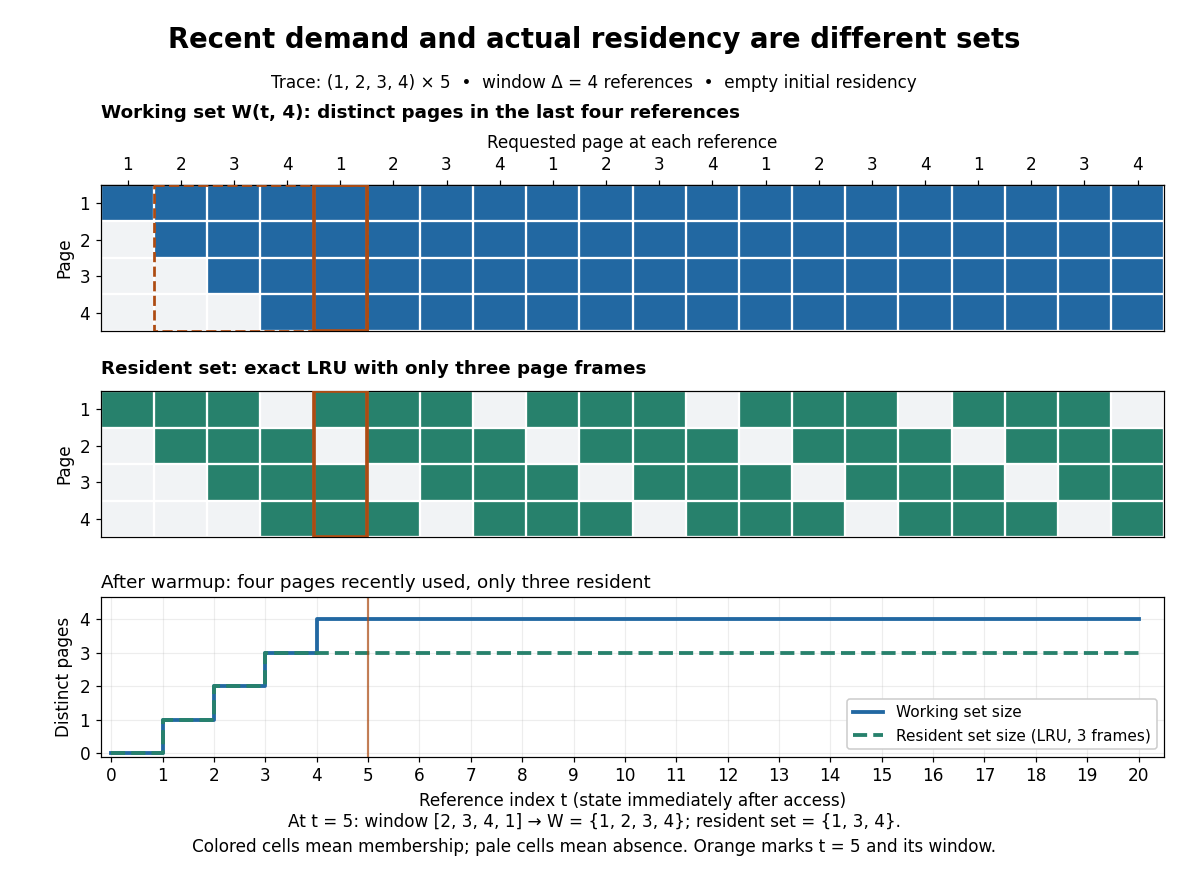

Write Python code to recreate this figure.
"""Illustrate a reference-count working set versus actual LRU residency.

Tested with Python 3.14.4, NumPy 2.3.5, Matplotlib 3.10.7.
Run from _media; writes the matching opaque white PNG to the current directory.
The window counts memory references, not elapsed clock time.
"""

from pathlib import Path

import matplotlib

matplotlib.use("Agg")
import matplotlib.pyplot as plt
from matplotlib.colors import ListedColormap
from matplotlib.patches import Rectangle
import numpy as np


def main():
    trace = [1, 2, 3, 4] * 5
    window = 4
    working_sets = [set(trace[max(0, t - window):t]) for t in range(1, 21)]
    resident_sets = []
    recency = []  # Oldest first; a hit also refreshes recency.
    for page in trace:
        if page in recency:
            recency.remove(page)
        elif len(recency) == 3:
            recency.pop(0)
        recency.append(page)
        resident_sets.append(set(recency))
    assert working_sets[4] == {1, 2, 3, 4}
    assert resident_sets[4] == {1, 3, 4}
    assert all(len(s) == 4 for s in working_sets[3:])
    assert all(len(s) == 3 for s in resident_sets[2:])

    plt.rcParams.update({"font.family": "DejaVu Sans", "font.size": 11})
    fig, axes = plt.subplots(3, 1, figsize=(10.8, 8.0), dpi=110,
                             gridspec_kw={"height_ratios": [1.1, 1.1, 1.2]})
    fig.patch.set_facecolor("white")
    fig.suptitle("Recent demand and actual residency are different sets",
                 fontsize=18, fontweight="bold", y=0.97)
    fig.text(0.5, 0.90, "Trace: (1, 2, 3, 4) × 5  •  window Δ = 4 references  •  empty initial residency",
             ha="center", fontsize=11)
    pages = np.arange(1, 5)
    for ax, sets, color, title in zip(
        axes[:2], [working_sets, resident_sets], ["#2268a2", "#27816c"],
        ["Working set W(t, 4): distinct pages in the last four references",
         "Resident set: exact LRU with only three page frames"],
    ):
        matrix = np.array([[int(page in current) for current in sets] for page in pages])
        ax.imshow(matrix, aspect="auto", interpolation="nearest",
                  cmap=ListedColormap(["#f1f3f5", color]), vmin=0, vmax=1,
                  extent=(0.5, 20.5, 4.5, 0.5))
        ax.set(yticks=pages, ylabel="Page", xticks=np.arange(1, 21))
        ax.set_title(title, loc="left", pad=11, fontsize=12, fontweight="bold")
        ax.set_xticks(np.arange(0.5, 21), minor=True)
        ax.set_yticks(np.arange(0.5, 5), minor=True)
        ax.grid(which="minor", color="white", linewidth=1.5)
        ax.tick_params(which="minor", length=0)
        ax.tick_params(axis="x", labelbottom=False, length=0)
        ax.add_patch(Rectangle((4.5, 0.5), 1, 4, fill=False,
                               edgecolor="#ad4b12", linewidth=2.4, zorder=5))
    top = axes[0].secondary_xaxis("top")
    top.set_xticks(np.arange(1, 21), labels=trace)
    top.set_xlabel("Requested page at each reference", labelpad=5)
    # The window after reference 5 comprises references 2, 3, 4, 5.
    axes[0].add_patch(Rectangle((1.5, 0.5), 4, 4, fill=False,
                                edgecolor="#ad4b12", linewidth=1.8, linestyle="--", zorder=5))
    times = np.arange(0, 21)
    axes[2].step(times, [0] + [len(s) for s in working_sets], where="post",
                 color="#2268a2", linewidth=2.5, label="Working set size")
    axes[2].step(times, [0] + [len(s) for s in resident_sets], where="post",
                 color="#27816c", linewidth=2.5, linestyle="--", label="Resident set size (LRU, 3 frames)")
    axes[2].axvline(5, color="#ad4b12", linewidth=1.4, alpha=0.7)
    axes[2].set(xlim=(-0.2, 20.5), ylim=(-0.1, 4.65), yticks=np.arange(0, 5),
                xticks=np.arange(0, 21), xlabel="Reference index t (state immediately after access)",
                ylabel="Distinct pages")
    axes[2].grid(alpha=0.22)
    axes[2].legend(loc="lower right", framealpha=1, fontsize=10)
    axes[2].set_title("After warmup: four pages recently used, only three resident", loc="left", fontsize=12)
    fig.text(0.5, 0.032, "At t = 5: window [2, 3, 4, 1] → W = {1, 2, 3, 4}; resident set = {1, 3, 4}.\n"
             "Colored cells mean membership; pale cells mean absence. Orange marks t = 5 and its window.",
             ha="center", fontsize=11, linespacing=1.5)
    fig.subplots_adjust(left=0.085, right=0.98, top=0.79, bottom=0.14, hspace=0.4)
    fig.savefig(Path(__file__).stem + ".png", facecolor="white", transparent=False)
    plt.close(fig)


if __name__ == "__main__":
    main()
